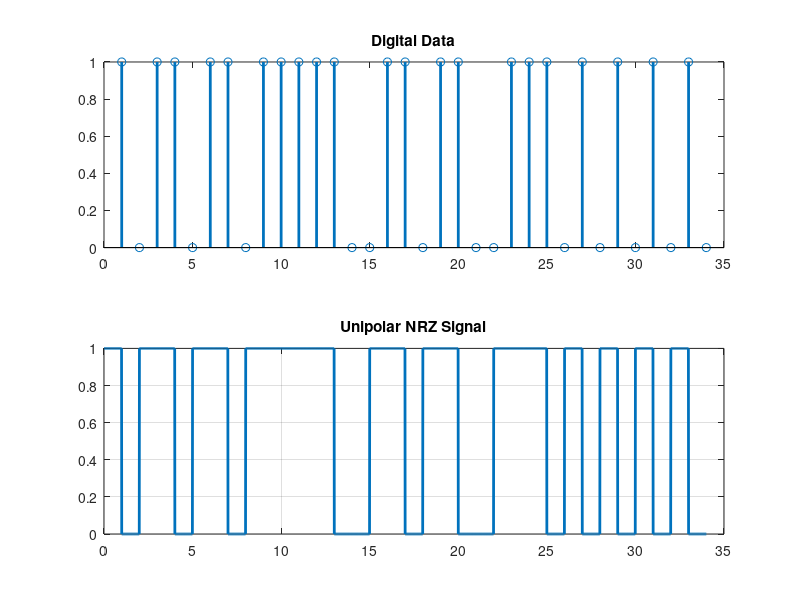

Here is the MATLAB script that generated this plot:
clc;
clear;
close all;

bits = [1 0 1 1 0 1 1 0 1 1 1 1 1 0 0 1 1 0 1 1 0 0 1 1 1 0 1 0 1 0 1 0 1 0];
fs = 100;
T = 1;
t = 0:1/fs:length(bits);

y = zeros(1, length(t));

for i = 1:length(bits)
   if bits(i) == 1
       y((i-1)*fs+1 : i*fs) = 1;
   end
end

figure;
subplot(2,1,1); 
stem(bits, 'LineWidth', 2); 
title('Digital Data');

subplot(2,1,2); 
plot(t, y, 'LineWidth', 2); 
title('Unipolar NRZ Signal');
grid on;
